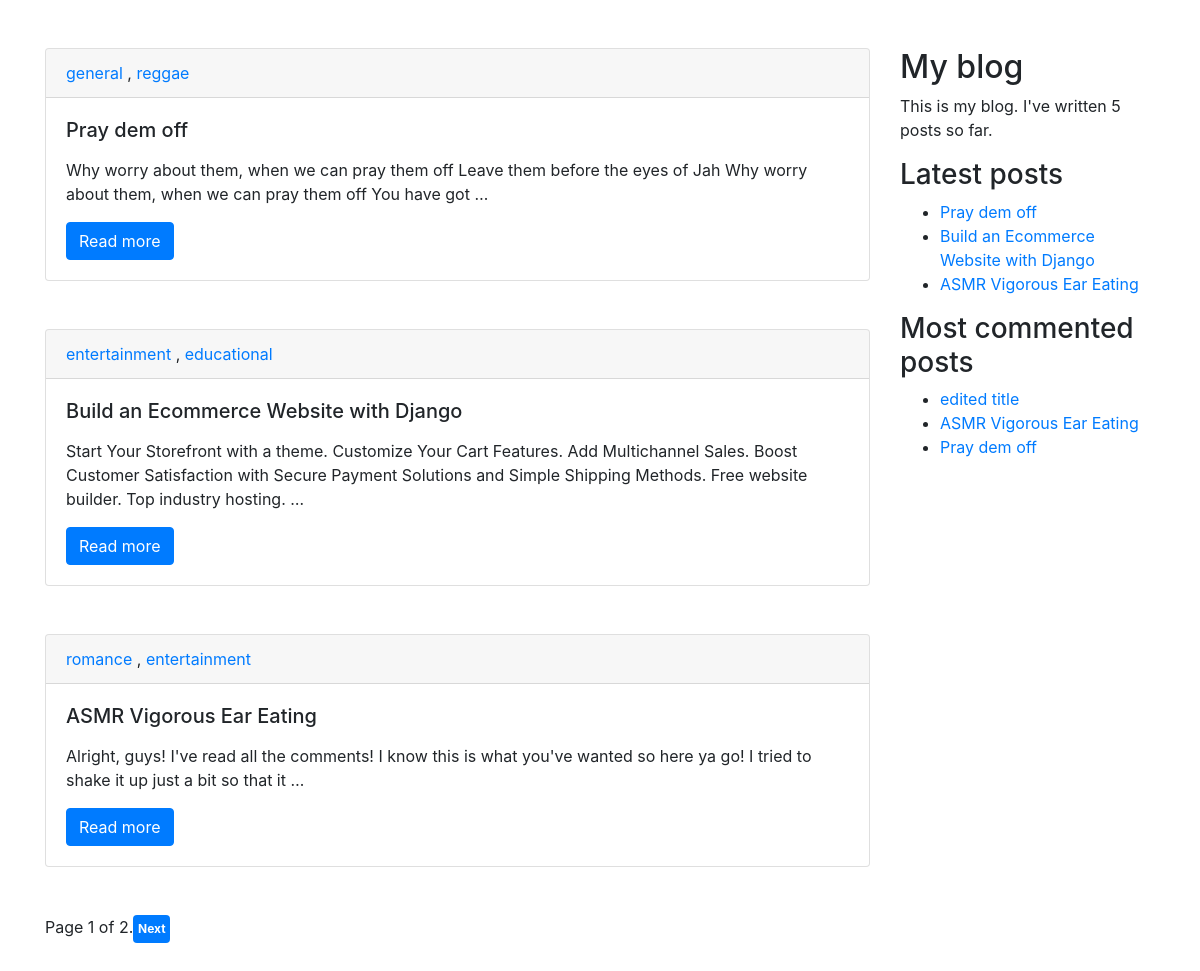
The page / on the database its author committed.
### blog/models.py (models this page shows, shortened)
class Post(models.Model):
    title = models.CharField(max_length=200)
    slug = models.SlugField(max_length=250,unique_for_date='publish')
    author = models.ForeignKey(User,on_delete=models.CASCADE,related_name="blog_posts")
    body = models.TextField()
    publish = models.DateTimeField(default=timezone.now)
    created = models.DateTimeField(auto_now_add=True)
    updated = models.DateTimeField(auto_now=True)
    status = models.CharField(max_length=10,choices=STATUS_CHOICES,default='draft')
    tags = TaggableManager()
    class Meta:
        ordering = ('-publish',)
    def get_absolute_url(self):
        return reverse('post-detail',args=[str(self.slug),])

### blog/views.py (the view)
# urls.py: path('',PostListView.as_view(),name='home'),
class PostListView(ListView):
    model = Post
    template_name = 'blog/home.html'
    context_object_name = 'posts'
    paginate_by = 3
    def get_queryset(self):
        if self.kwargs.get('tag',False):
            tag = get_object_or_404(Tag,slug=self.kwargs['tag'])
            return Post.objects.filter(tags__in=[tag])
        return Post.objects.all()
    def get_context_data(self,**kwargs):
        context = super().get_context_data(**kwargs)
        if self.kwargs.get('tag',False):
            tag = get_object_or_404(Tag,slug=self.kwargs['tag'])
            context['tag'] = tag
        return context

### blog/templatetags/blog_tags.py (called while the page is built)
@register.inclusion_tag('blog/recent_posts.html')
def show_latest_posts(count=5):
    latest_posts = Post.objects.order_by('-publish')[:count]
    return {'latest_posts':latest_posts}

@register.simple_tag
def total_posts():
    return Post.objects.count()

@register.simple_tag
def get_most_commented_posts(count=5):
    return Post.objects.annotate(total_comments=Count('comments')).order_by('-total_comments')[:count]

@register.filter(name='markdown')
def markdown_format(text):
    return mark_safe(markdown.markdown(text))

### templates/blog/home.html (shortened to what this page needs)
{% extends "base.html" %}
{% load blog_tags %}
{% block content %}
    {% for post in posts %}
        <div class="card mb-5">
            <div class="card-header">
                {% for tag in post.tags.all %}
                    <a href="{% url "home_with_tag" tag.slug %}">{{ tag.name }} </a>
                    {% if not forloop.last %}, {% endif %}
                {% endfor %}
            </div>
            <div class="card-body">
                <h5 class="card-title">{{post.title}}</h5>
                <p class="card-text">{{post.body|markdown|truncatewords_html:30}}</p>
                <a href="{{post.get_absolute_url}}" class="btn btn-primary">Read more</a>
            </div>
        </div>
    {% endfor %}
    <div class="pagination">
        {% if is_paginated %}
            <span class="current">
                Page {{ page_obj.number }} of {{ page_obj.paginator.num_pages }}.
            </span>
            {% if page_obj.has_next %}
                <a href="?page={{page_obj.next_page_number}}" class="badge badge-primary py-2">Next</a>
            {% endif %}
        {% endif %}
    </div>
{% endblock content %}

### templates/base.html (shortened to what this page needs)
{% load blog_tags %}
<!DOCTYPE html>
<html>
    <head>
        <link rel="stylesheet" href="https://stackpath.bootstrapcdn.com/bootstrap/4.4.1/css/bootstrap.min.css">
    </head>
    <body>
        <div class="container py-5">
            <div class="row">
                <div class="col-md-9 col-sm-12">
                    {% block content %}
                    {% endblock %}
                </div>
                <div class="col-md-3 col-sm-12">
                    <h2>My blog</h2>
                    <p>This is my blog. I've written {% total_posts %} posts so far.</p>
                    <h3>Latest posts</h3>
                    {% show_latest_posts 3 %}
                    <h3>Most commented posts</h3>
                    {% get_most_commented_posts 3 as most_commented_posts %}
                    <ul>
                        {% for post in most_commented_posts %}
                            <li><a href={{post.get_absolute_url}}>{{post.title}}</a></li>
                        {% endfor %}
                    </ul>
        </div>
    </body>
</html>

### templates/blog/recent_posts.html
{% load blog_tags %}
<ul>
    {% for post in latest_posts %}
        <li><a href="{{post.get_absolute_url}}">{{post.title}}</a></li>
    {% endfor %}
</ul>

### rows shown on the page
Post: title "Pray dem off", body "Why worry about them, when we can pray them off Leave them before the eyes of Jah Why worry about them, when we can pray them off You have got …"
Tag: name "general"
Tag: name "reggae"
Post: title "Build an Ecommerce Website with Django", body "Start Your Storefront with a theme. Customize Your Cart Features. Add Multichannel Sales. Boost Customer Satisfaction with Secure Payment Solutions and Simple Shipping Methods. Free website builder. Top industry hosting. …"
Tag: name "entertainment"
Tag: name "educational"
Post: title "ASMR Vigorous Ear Eating", body "Alright, guys! I've read all the comments! I know this is what you've wanted so here ya go! I tried to shake it up just a bit so that it …"
Tag: name "romance"
Post: title "edited title"

### other values the page prints
{{ page_obj.number }} "1"
{{ page_obj.paginator.num_pages }} "2"
